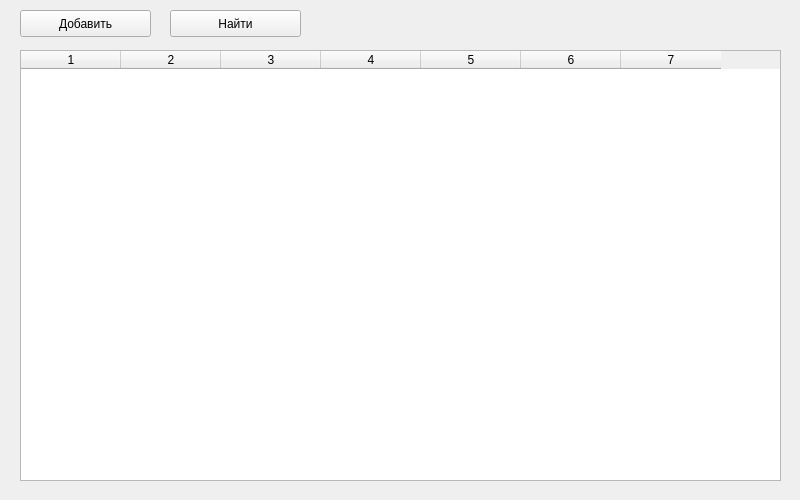
<?xml version="1.0" encoding="UTF-8"?>
<ui version="4.0">
 <class>MainView</class>
 <widget class="QWidget" name="MainView">
  <property name="geometry">
   <rect>
    <x>0</x>
    <y>0</y>
    <width>800</width>
    <height>500</height>
   </rect>
  </property>
  <property name="sizePolicy">
   <sizepolicy hsizetype="Preferred" vsizetype="Preferred">
    <horstretch>0</horstretch>
    <verstretch>0</verstretch>
   </sizepolicy>
  </property>
  <property name="windowTitle">
   <string>Form</string>
  </property>
  <widget class="QWidget" name="verticalLayoutWidget">
   <property name="geometry">
    <rect>
     <x>0</x>
     <y>40</y>
     <width>801</width>
     <height>461</height>
    </rect>
   </property>
   <layout class="QVBoxLayout" name="verticalLayout">
    <property name="spacing">
     <number>8</number>
    </property>
    <property name="leftMargin">
     <number>20</number>
    </property>
    <property name="topMargin">
     <number>10</number>
    </property>
    <property name="rightMargin">
     <number>20</number>
    </property>
    <property name="bottomMargin">
     <number>20</number>
    </property>
    <item>
     <widget class="QTableWidget" name="list">
      <property name="sizePolicy">
       <sizepolicy hsizetype="Expanding" vsizetype="Expanding">
        <horstretch>0</horstretch>
        <verstretch>0</verstretch>
       </sizepolicy>
      </property>
      <property name="editTriggers">
       <set>QAbstractItemView::NoEditTriggers</set>
      </property>
      <property name="selectionMode">
       <enum>QAbstractItemView::SingleSelection</enum>
      </property>
      <property name="selectionBehavior">
       <enum>QAbstractItemView::SelectRows</enum>
      </property>
      <property name="columnCount">
       <number>7</number>
      </property>
      <column/>
      <column/>
      <column/>
      <column/>
      <column/>
      <column/>
      <column/>
     </widget>
    </item>
   </layout>
  </widget>
  <widget class="QPushButton" name="buttonAdd">
   <property name="geometry">
    <rect>
     <x>20</x>
     <y>10</y>
     <width>131</width>
     <height>27</height>
    </rect>
   </property>
   <property name="text">
    <string>Добавить</string>
   </property>
  </widget>
  <widget class="QPushButton" name="buttonFind">
   <property name="geometry">
    <rect>
     <x>170</x>
     <y>10</y>
     <width>131</width>
     <height>27</height>
    </rect>
   </property>
   <property name="text">
    <string>Найти</string>
   </property>
  </widget>
 </widget>
 <resources/>
 <connections/>
</ui>
